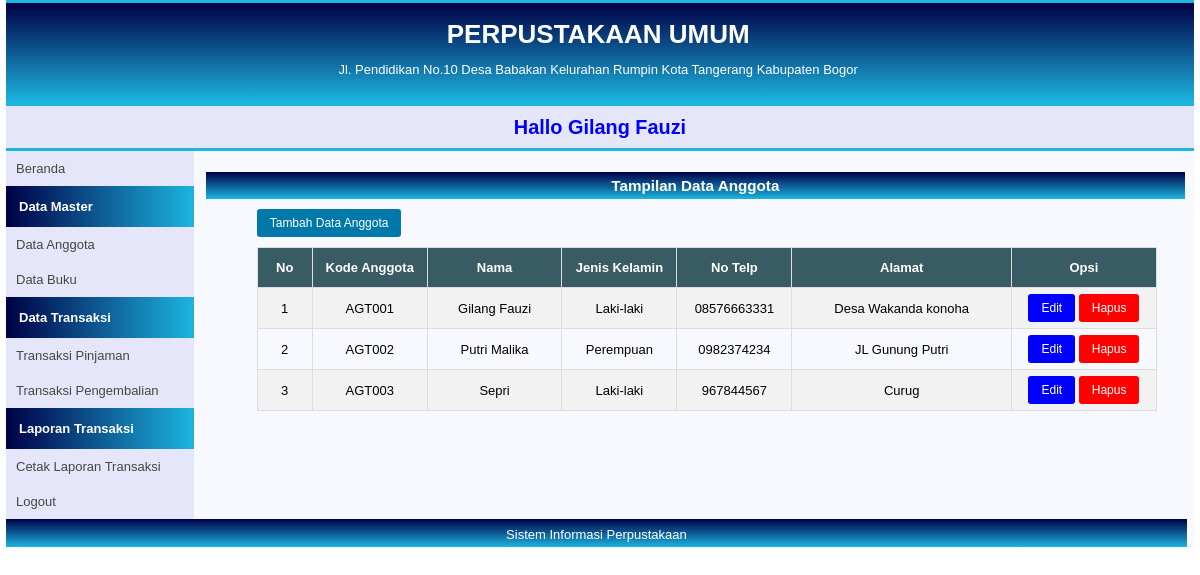
/pages/anggota/dataAnggota.php, run on the app's committed database.
### tables this page shows
CREATE TABLE `tbl_anggota` (
  `id_anggota` int(12) NOT NULL,
  `kd_anggota` varchar(10) NOT NULL,
  `nama_anggota` varchar(30) NOT NULL,
  `jk` varchar(15) NOT NULL,
  `no_telp_anggota` varchar(15) NOT NULL,
  `alamat_anggota` varchar(30) NOT NULL
);

### pages/anggota/dataAnggota.php (the view, shortened to what this page needs)
<?php
require '../../proses/koneksi.php';
$query = "SELECT * FROM tbl_anggota ORDER BY kd_anggota ASC";
$result = mysqli_query($conn, $query);
?>
<!DOCTYPE html>
<html>
<head>
    <link rel="stylesheet" type="text/css" href="../../assets/css/styleDataAnggota.css">
</head>
<body>
    <div id="container">
        <div id="header-top">
            <div id="title-container">
                <div class="subtitle-container">
                    <h1 class="judul">PERPUSTAKAAN UMUM</h1>
                </div>
                <div class="subtitle-container">
                    Jl. Pendidikan No.10 Desa Babakan Kelurahan Rumpin Kota Tangerang Kabupaten Bogor
                </div>
            </div>
        </div>
        <div id="header2-top">
            <h3>
                <marquee behavior="alternate" height="50" scrollamount="6">Hallo Gilang Fauzi
                </marquee>
            </h3>
        </div>
        <div id="sidebar">
            <a href="../../index.php">Beranda</a>
            <p class="label-navigasi">Data Master</p>
            <ul>
                <li><a href="../anggota/dataAnggota.php">Data Anggota</a></li>
                <li><a href="../buku/dataBuku.php">Data Buku</a></li>
            </ul>
            <p class="label-navigasi">Data Transaksi</p>
            <ul>
                <li><a href="../pinjaman/dataPinjaman.php">Transaksi Pinjaman</a></li>
                <li><a href="../pengembalian/dataPengembalian.php">Transaksi Pengembalian</a></li>
            </ul>
            <p class="label-navigasi">Laporan Transaksi</p>
            <ul>
                <li><a href="../../cetakTransaksi.php">Cetak Laporan Transaksi</a></li>
            </ul>
            <a href="#">Logout</a>
        </div>
        <div id="content-container">
            <div class="container">
                <div class="row">
                    <br>
                    <div id="label-page">
                        <h3>Tampilan Data Anggota</h3>
                    </div>
                    <div id="beranda-konten">
                        <a href="../anggota/inputAnggota.php" class="button">Tambah Data Anggota</a>
                        <form action="post" action="">
                            <table id="customers">
                                <tr>
                                    <th width="30px">No</th>
                                    <th width="90px">Kode Anggota</th>
                                    <th>Nama</th>
                                    <th width="90px">Jenis Kelamin</th>
                                    <th width="90px">No Telp</th>
                                    <th>Alamat</th>
                                    <th width="120px">Opsi</th>
                                </tr>
                                <?php
                                $i = 1;
                                while ($anggota = mysqli_fetch_array($result)) {
                                ?>
                                <tr>
                                    <td><?php echo $i++ ?></td>
                                    <td><?php echo $anggota['kd_anggota']; ?></td>
                                    <td><?php echo $anggota['nama_anggota']; ?></td>
                                    <td><?php echo $anggota['jk']; ?></td>
                                    <td><?php echo $anggota['no_telp_anggota']; ?></td>
                                    <td><?php echo $anggota['alamat_anggota']; ?></td>
                                    <td>
                                        <a href="#" type="submit" class="buttonEdit">Edit</a>
                                        <a href="#" type="submit" class="buttonHapus">Hapus</a>
                                    </td>
                                </tr>
                                <?php
                                }
                                ?>
                            </table>
                        </form>
                    </div>
                </div>
            </div>
        </div>
        <div id="footer">Sistem Informasi Perpustakaan</div>
    </div>
</body>
</html>

### assets/css/styleDataAnggota.css (style rules this page uses)
* { margin: 0; padding: 0; }
body { font-family: sans-serif; font-size: 13px; }
#container { width: 99%; margin: 0px auto; // 1px(atas) 1px(bawah) 5px(kiri) 5px(kanan) border: 6px solid #919191; background-color: #F8F8FF; }
#header-top { width: 100%; height: 100px; background: linear-gradient(#000046, #1cb5e0); border-top: 3px solid #1cb5e0; border-bottom: 3px solid #1cb5e0; }
#title-container { float: left; width: 97%; padding: 10px; color: white; }
.subtitle-container { float: left; width: 100%; padding: 6px; text-align: center; }
#header2-top { width: 100%; height: 32px; color: blue; font-size: 17px; padding-top: 10px; background-color: #E6E6FA; text-align: center; border-bottom: 3px solid #1cb5e0; }
#sidebar { float: left; width: 15.8%; background-color: #E6E6FA; }
#sidebar ul { list-style: none; }
#sidebar a:link, #sidebar a:visited { color: #464646; text-decoration: none; display: block; padding: 10px; }
.label-navigasi { background: linear-gradient(to right, #000046, #1cb5e0); padding: 13px; color: white; font-weight: bold; }
#content-container { float: left; width: 84.2%; background-color: #F8F8FF; }
#footer { width: 99.4%; height: 20px; clear: both; text-align: center; padding-top: 8px; background: linear-gradient(#000046, #1cb5e0); color: #FFFFFF; }
#label-page { margin-top: 6px; margin-left: 12px; background: linear-gradient(#000046, #1cb5e0); width: 97.9%; color: white; text-align: center; padding-top: 5px; padding-bottom: 5px; }
#beranda-konten { width: 100%; padding-left: 13px; padding-top: 5px; }
.button { background-color: #0078AA; border-radius: 3px; border-color: blue; color: white; padding: 7px 13px; text-align: center; margin-left: 50px; margin-top: 5px; text-decoration: none; display: inline-block; font-size: 12px; }
.buttonHapus { background-color: red; border-radius: 3px; border-color: red; color: white; padding: 7px 13px; text-align: center; text-decoration: none; display: inline-block; font-size: 12px; }
.buttonEdit { background-color: blue; border-radius: 3px; border-color: blue; color: white; padding: 7px 13px; text-align: center; text-decoration: none; display: inline-block; font-size: 12px; }
#customers { border-collapse: collapse; width: 90%; margin-top: 10px; margin-left: 50px; position: relative; }
#customers td, #customers th { border: 1px solid #ddd; padding-top: 6px; padding-bottom: 6px; padding-left: 12px; padding-right: 12px; text-align: center; }
#customers tr:nth-child(even) { background-color: #f2f2f2; }
#customers th { padding-top: 12px; padding-bottom: 12px; text-align: center; background-color: #395B64; color: white; }

### data on the page
tbl_anggota: kd_anggota "AGT001", nama_anggota "Gilang Fauzi", jk "Laki-laki", no_telp_anggota "08576663331", alamat_anggota "Desa Wakanda konoha"
tbl_anggota: kd_anggota "AGT002", nama_anggota "Putri Malika", jk "Perempuan", no_telp_anggota "0982374234", alamat_anggota "JL Gunung Putri"
tbl_anggota: kd_anggota "AGT003", nama_anggota "Sepri", jk "Laki-laki", no_telp_anggota "967844567", alamat_anggota "Curug"
